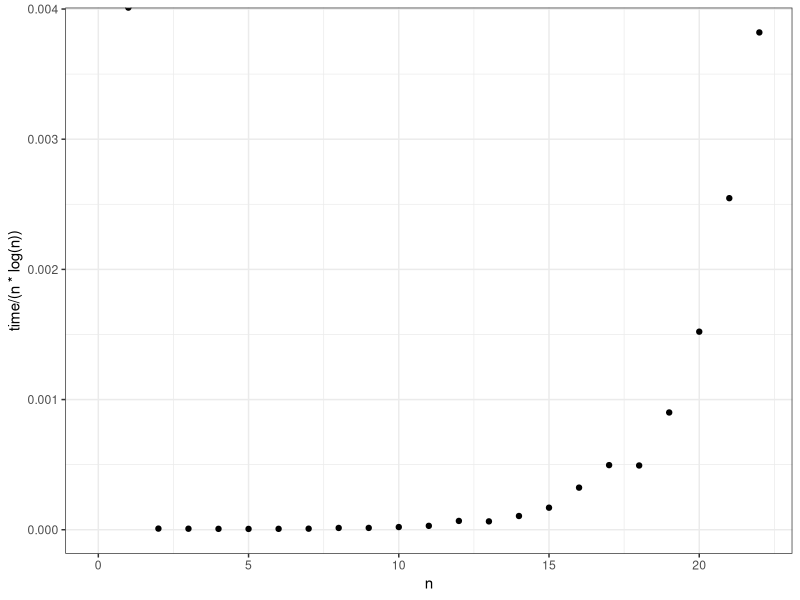

R code for this plot:
## ---- chunk 1
knitr::opts_chunk$set(echo = TRUE)
library(ggpubr)
library(tidyverse)
## ---- chunk 2
radix = read.csv("time_radix.csv", header = T)
ggplot(data = radix) + 
        geom_point(mapping = aes(y = time/(n*log(n)), x = n)) + theme_bw() 
